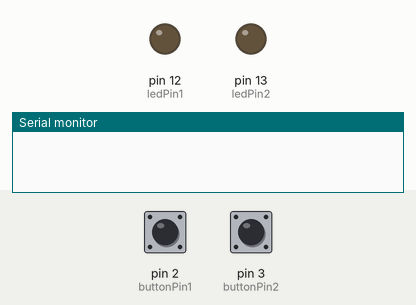
Recording of a sketch running on a simulated Arduino Uno, built with avr-gcc and run on an emulated ATmega328P. Parts: output pins drawn as LEDs (lit = HIGH), the last lines printed to the serial monitor. Dashed ring = blinking. Inputs (shaded band) come from the test bench; at power-on: pin 2 (buttonPin1) LOW, pin 3 (buttonPin2) LOW.

Above: at 1.2 s.
1.3 s: pin 2 (buttonPin1) pulled HIGH for 0.15 s
At 1.7 s:
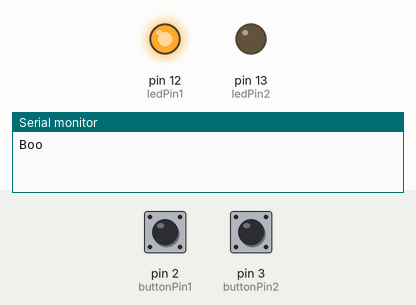
At 4.3 s:
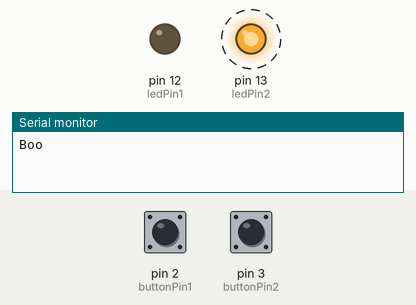
Timing chart, 0 to 10.4 s (numbered marks = the images above; inputs shaded):
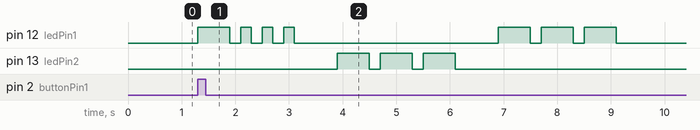

Measured:
- after the input at 1.3 s, pin 12 (ledPin1): LOW → HIGH at once, → LOW 0.60 s later, → HIGH 0.20 s later, → LOW 0.20 s later, … (14 changes in this stretch); pin 13 (ledPin2): alternates HIGH for 0.60 s and LOW for 0.20 s, 6 changes in all, then stays LOW, starting after 2.6 s

The sketch:

sketch.ino
```cpp
/*
Assignment 1 of Hardware Section
You work for the haunted house company 17th Turnstile. In a new scary sci-fi exhibit they want you to detect a person's presence and trigger electrical items to flicker on and off sporadically. Do this with physical computing...

You will need:
- two digital inputs (i.e., two buttons)
- two LEDs (or a buzzer or something else you can turn on/off)
- code to make it blink in different patterns depending on which button is pressed

For a challenge, have it say something in morse code.
*/

#include <Arduino.h>

const int buttonPin1 = 2, buttonPin2 = 3;  // pushbutton pins
int buttonPin1State, buttonPin2State;  // pushbutton pins state
const int ledPin1 = 12, ledPin2 = 13;  // LED pins


void setup() {
    Serial.begin(9600);
    // initalizes buttons to be inputs
    pinMode(buttonPin1, INPUT);
    pinMode(buttonPin2, INPUT);

    // initializes LEDs as outputs
    pinMode(ledPin1, OUTPUT);
    pinMode(ledPin2, OUTPUT);
}

void loop() {
    buttonPin1State = digitalRead(buttonPin1);
    buttonPin2State = digitalRead(buttonPin2);

    if (buttonPin1State == HIGH){
        Serial.println("Boo");
        boo();
    } else if (buttonPin2State == HIGH){
        Serial.println("Get Out");
        getOut();
    }
}

void dot(int ledPin) {
  digitalWrite(ledPin, HIGH);
  delay(200);
  digitalWrite(ledPin, LOW);
  delay(200);
}

void dash(int ledPin) {
  digitalWrite(ledPin, HIGH);
  delay(600);
  digitalWrite(ledPin, LOW);
  delay(200);
}

void letterSpace() {
  delay(600);
}

void wordSpace() {
  delay(1400);
}

// reads button1 and plays "Boo" in morse code with light
void boo(){
  // B: - . . .
  dash(ledPin1);
  dot(ledPin1);
  dot(ledPin1);
  dot(ledPin1);
  letterSpace();

  // O: - - -
  dash(ledPin2);
  dash(ledPin2);
  dash(ledPin2);
  letterSpace();

  // O: - - -
  dash(ledPin1);
  dash(ledPin1);
  dash(ledPin1);
  letterSpace();
}

// reads button2 and plays "Get Out" in morse code with light
void getOut(){
      // G: --.
  dash(ledPin1);
  dash(ledPin1);
  dot(ledPin1);
  letterSpace();

  // E: .
  dot(ledPin2);
  letterSpace();

  // T: -
  dash(ledPin1);
  wordSpace();

  // O: ---
  dash(ledPin2);
  dash(ledPin2);
  dash(ledPin2);
  letterSpace();

  // U: ..-
  dot(ledPin1);
  dot(ledPin1);
  dash(ledPin1);
  letterSpace();

  // T: -
  dash(ledPin2);
  wordSpace();
}
```
